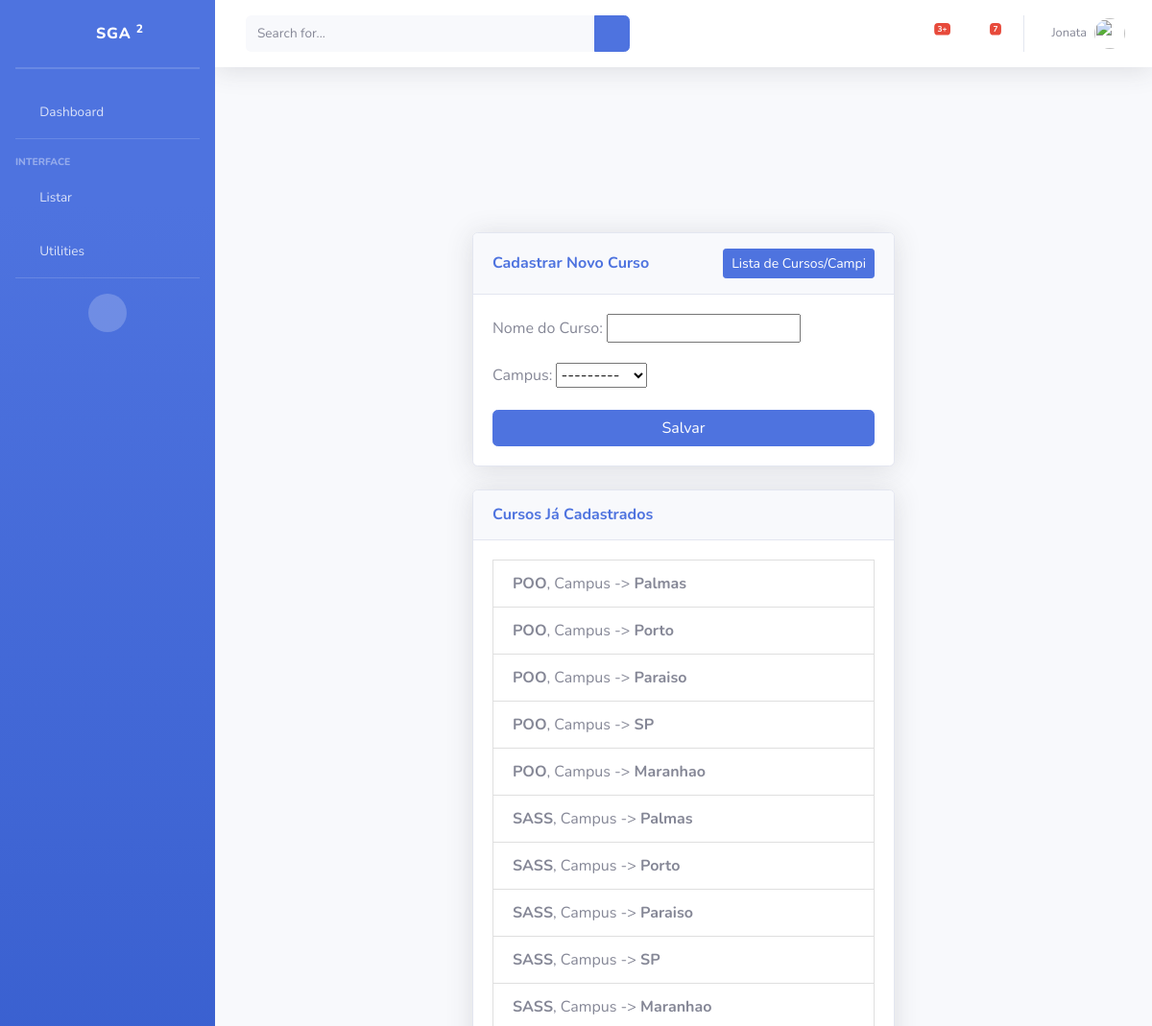
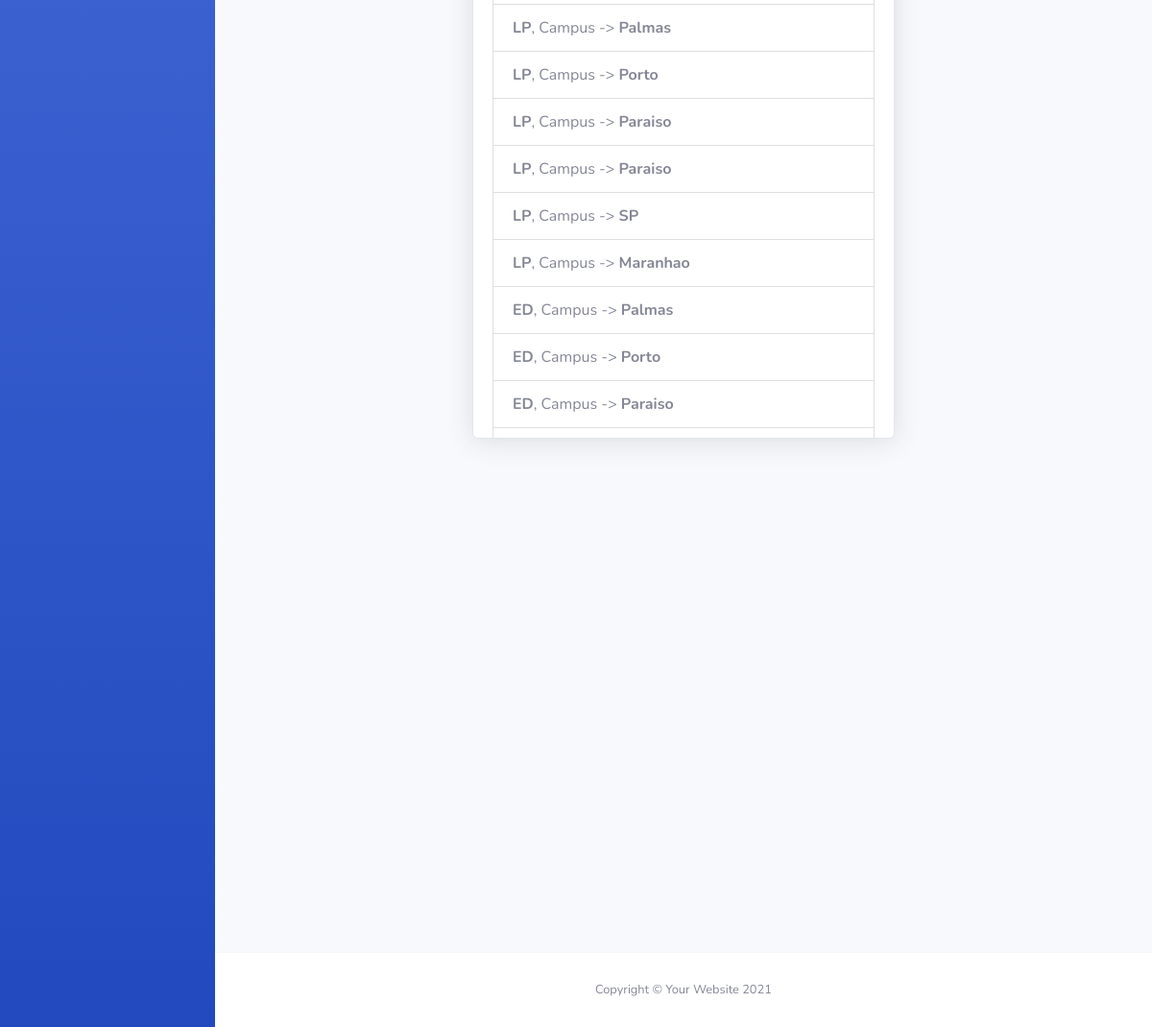
The app's page /add/curso/ with its own data (2 pictures, top to bottom).
### piloto/models/Campus.py (models this page shows)
class Campus(models.Model):
    nome = models.CharField("Nome do Campus", max_length=100, unique=True)
    class Meta:
        verbose_name = "Campus"
        verbose_name_plural = "Campi"
    def __str__(self):
        return self.nome

### piloto/models/Curso.py (models this page shows, shortened)
class Curso(models.Model):
    nome = models.CharField("Nome do Curso", max_length=100)
    campus = models.ForeignKey(Campus, verbose_name="Campus", on_delete=models.PROTECT)
    class Meta:
        verbose_name = "Curso"
        verbose_name_plural = "Cursos"

### piloto/views/CursoCreateView.py (the view)
# urls.py: path('add/curso/', CursoCreateView.as_view(), name='cadastrarCurso'),
class CursoCreateView(CreateView):
    model = Curso
    form_class = CursoForm
    template_name = 'edit_Aluno/NewCurso.html'
    success_url = reverse_lazy('cadastrarCurso')
    def get_context_data(self, **kwargs):
        context = super().get_context_data(**kwargs)
        context['cursos'] = Curso.objects.all()  # Lista de cursos
        context['campi'] = Campus.objects.all()  # Lista de campi
        return context

### piloto/forms/CursoForm.py
class CursoForm(forms.ModelForm):
    class Meta:
        model = Curso
        fields = ['nome', 'campus']

### templates/edit_Aluno/NewCurso.html (shortened to what this page needs)
{% extends 'Base.html' %}
{% load static %}
{% block content %}
<div class="container d-flex align-items-center justify-content-center" style="min-height: 75vh;">
    <div class="col-xl-6 col-lg-10 col-md-12"">
        <div class="card shadow mb-4">
            <div class="card-header py-3 d-flex justify-content-between align-items-center">
                <h6 class="m-0 font-weight-bold text-primary">Cadastrar Novo Curso</h6>
                <a href="{% url 'listarCampus' %}" class="btn btn-sm btn-primary">Lista de Cursos/Campi</a>
            </div>
            <div class="card-body">
                <form method="post">
                    {{ form.as_p }}
                    <button type="submit" class="btn btn-primary w-100">Salvar</button>
                </form>
            </div>
        </div>
        <div class="card shadow mb-4 mt-4">
            <div class="card-header py-3">
                <h6 class="m-0 font-weight-bold text-primary">Cursos Já Cadastrados</h6>
            </div>
            <div class="card-body" style="max-height: 45vh; overflow-y: auto;>
                {% if cursos %}
                    <ul class="list-group">
                        {% for curso in cursos %}
                        <li class="list-group-item d-flex justify-content-between align-items-center">
                            <div>
                                <strong> {{ curso.nome }}</strong>, Campus -> <strong>{{ curso.campus.nome }}</strong>
                            </div>
                        </li>
                        {% endfor %}
                {% else %}
                    <p class="text-center">Nenhum curso cadastrado até o momento.</p>
                {% endif %}
            </div>
        </div>
    </div>
</div>
</div>
{% endblock %}

### records on screen
Curso: nome "POO", campus.nome "Palmas"
Curso: nome "POO", campus.nome "Porto"
Curso: nome "POO", campus.nome "Paraiso"
Curso: nome "POO", campus.nome "SP"
Curso: nome "POO", campus.nome "Maranhao"
Curso: nome "SASS", campus.nome "Palmas"
Curso: nome "SASS", campus.nome "Porto"
Curso: nome "SASS", campus.nome "Paraiso"
Curso: nome "SASS", campus.nome "SP"
Curso: nome "SASS", campus.nome "Maranhao"
Curso: nome "LP", campus.nome "Palmas"
Curso: nome "LP", campus.nome "Porto"
Curso: nome "LP", campus.nome "Paraiso"
Curso: nome "LP", campus.nome "Paraiso"
Curso: nome "LP", campus.nome "SP"
Curso: nome "LP", campus.nome "Maranhao"
Curso: nome "ED", campus.nome "Palmas"
Curso: nome "ED", campus.nome "Porto"
Curso: nome "ED", campus.nome "Paraiso"
